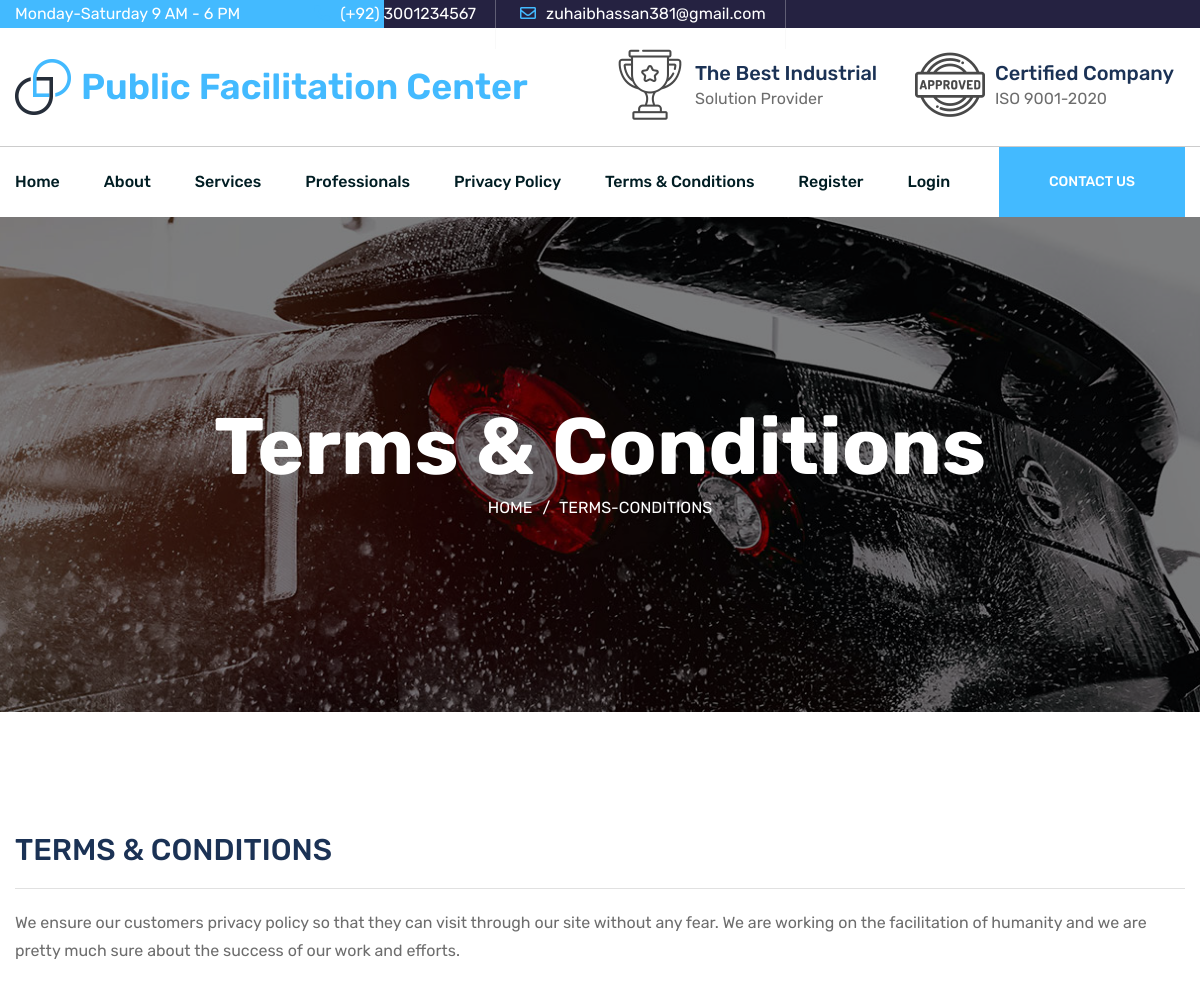
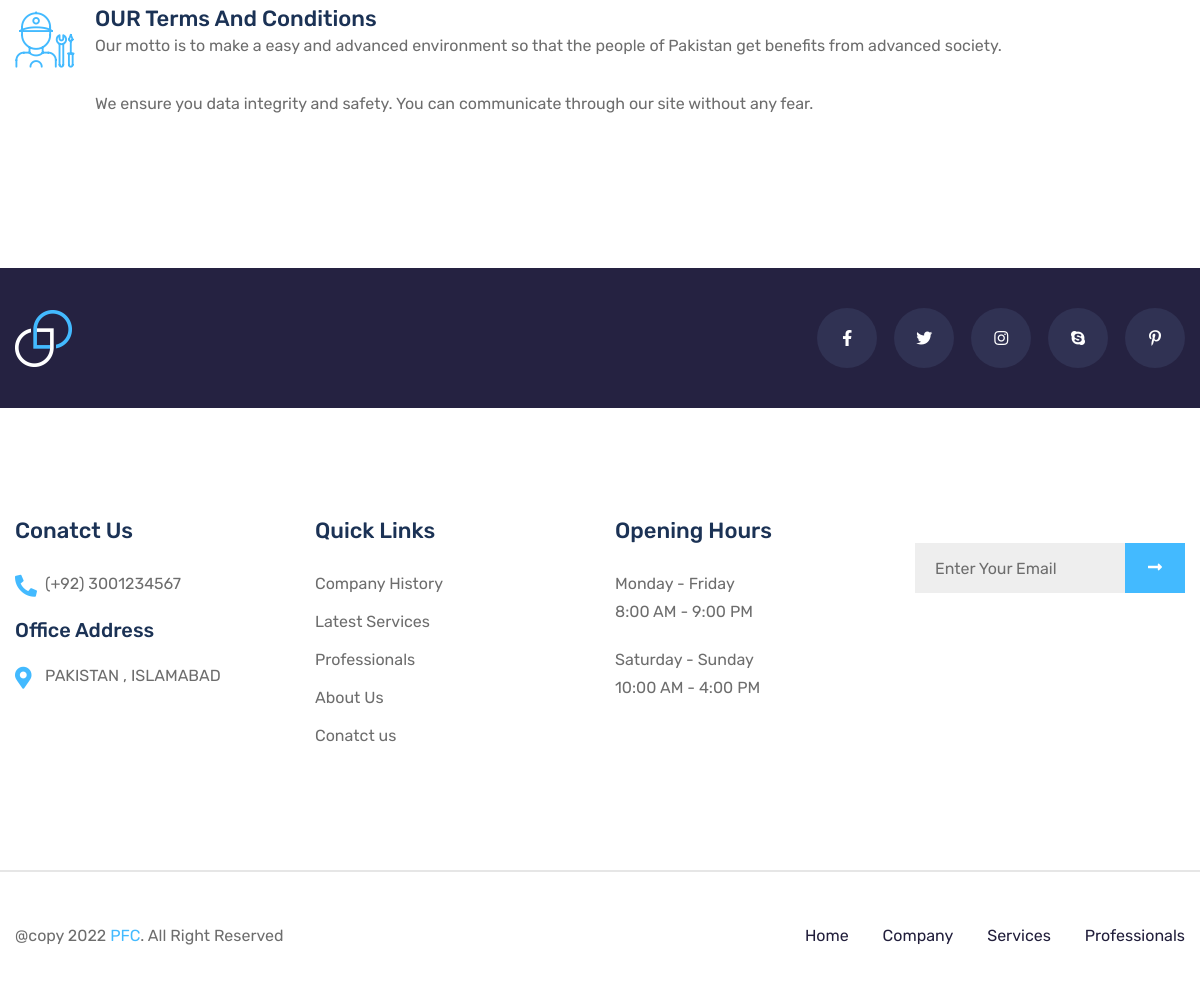
Screenshot of /terms-conditions with the database file from the repository (2 pictures, top to bottom).
### tables this page shows
CREATE TABLE `tbl_pages` (
  `page_id` int(11) NOT NULL,
  `page_type` varchar(255) NOT NULL DEFAULT 'general',
  `page_menu` int(11) NOT NULL DEFAULT 0,
  `page_parent` int(11) NOT NULL DEFAULT 0,
  `page_name` varchar(255) NOT NULL,
  `page_meta_title` varchar(100) NOT NULL,
  `page_title` varchar(255) NOT NULL,
  `page_detail` longtext DEFAULT NULL,
  `page_link` varchar(100) NOT NULL,
  `page_label` int(11) NOT NULL,
  `page_image` varchar(100) NOT NULL,
  `page_thumb` varchar(255) DEFAULT NULL,
  `page_embed_video` text DEFAULT NULL,
  `page_meta_desc` text DEFAULT NULL,
  `page_meta_keywords` text DEFAULT NULL,
  `page_footer` int(11) NOT NULL DEFAULT 0,
  `page_status` int(1) NOT NULL DEFAULT 1,
  `page_modify_date` timestamp NOT NULL DEFAULT current_timestamp(),
  `page_date` datetime NOT NULL,
  `page_order` int(11) NOT NULL
);

CREATE TABLE `tbl_texts` (
  `txt_id` int(11) NOT NULL,
  `txt_type` varchar(50) NOT NULL,
  `txt_data` longtext DEFAULT NULL
);

### includes/conn.php (called while the page is built, shortened)
<?php session_start();
if ($_SERVER['HTTP_HOST'] != 'localhost') {
    $hostname_dbconn = "localhost";
    $rating_dbname = "public";
    $username_dbconn = "root";
    $password_dbconn = '';
    $path = "http://localhost/public-facilitation-center/";
} else {
    $path = "http://localhost/public-facilitation-center/";
}

### includes/baseFunctions.php (called while the page is built, shortened)
<?php
function getTable($table, $where)
{
    global $conn;
    $sql = "SELECT * FROM " . $table . " WHERE " . $where;
    $ex = $conn->query($sql) or die($sql);
    $rs = $ex->fetch_array();
    return $rs;
}
?>

### inc_pages/terms-conditions.php (the view)
<?php
$pagename = $_REQUEST['page'];
$paging =  "SELECT * FROM tbl_pages WHERE page_name='" . $pagename . "'";
$exe = $conn->query($paging) or die(mysqli_error($conn));
$page = $exe->fetch_assoc();
?>
    <section class="breadcrumbs-area bg_cover" style="background-image: url(assets/images/bg/breadcrumb-bg-1.jpg);">
        <div class="container">
            <div class="row justify-content-center">
                <div class="col-lg-10">
                    <div class="breadcrumbs-content text-center">
                        <h1>Terms & Conditions</h1>
                        <ul>
                            <li><a href="#">Home</a></li>
                            <li class="active">Terms-Conditions</li>
                        </ul>
                    </div>
                </div>
            </div>
        </div>
    </section>
    <section class="service-details-section pt-120 pb-120">
        <?= $page['page_detail'] ?>
    </section>

### inc_pages/shared/footer.php (shortened to what this page needs)
<?php
        $footerrs = getTable('tbl_texts', " `txt_type` = 'footer' ");
        $footer = unserialize(stripslashes($footerrs['txt_data']));
        ?>
<footer class="footer-area">
    <div class="footer-top pt-40 pb-40">
        <div class="container">
            <div class="row align-items-center">
                <div class="col-lg-4">
                    <div class="brand-logo">
                        <a href="#"><img src="<?= $path ?>assets/images/logo/logo-2.png" class="img-fluid" alt=""></a>
                    </div>
                </div>
                <div class="col-lg-8">
                    <div class="social-box">
                        <ul>
                            <?php if ($site_facebook) { ?>
                    <li><a target="_blank" href="<?= $site_facebook ?>"><i class="fab fa-facebook-f"></i></a>
                    </li>
                    <?php } ?>
                    <?php if ($site_twitter) { ?>
                    <li><a target="_blank" href="<?= $site_twitter ?>"><i class="fab fa-twitter"></i></a></li>
                    <?php } ?>
                    <?php if ($site_instagram) { ?>
                    <li><a target="_blank" href="<?= $site_instagram ?>"><i class="fab fa-instagram"></i></a>
                    </li>
                    <?php } ?>
                    <?php if ($site_skype) { ?>
                    <li><a target="_blank" href="skype:<?= $site_skype ?>?call"><i class="fab fa-skype"></i></a>
                    </li>
                    <?php } ?>
                    <?php if ($site_pinterest) { ?>
                    <li><a target="_blank" href="<?= $site_pinterest ?>"><i class="fab fa-pinterest-p"></i></a>
                    </li>
                    <?php } ?>
                        </ul>
                    </div>
                </div>
            </div>
        </div>
    </div>
    <div class="footer-widget-area pt-110 pb-110">
        <div class="container">
            <div class="row">
                <div class="col-lg-3 col-md-6 col-sm-12">
                    <div class="widget contact-info-widget">
                        <h4 class="widget-title">Conatct Us</h4>
                        <div class="info-box mb-20">
                            <p><i class="fas fa-phone-alt"></i><a href="tel:+923035051247"><?= $site_phone ?></a></p>
                        </div>
                        <div class="info-box">
                            <h5 class="mb-20">Office Address</h5>
                            <p><i class="fas fa-map-marker-alt"></i><?= $site_address ?></p>
                        </div>
                    </div>
                </div>
                <div class="col-lg-3 col-md-6 col-sm-12">
                    <div class="widget quick-link-widget">
                        <h4 class="widget-title">Quick Links</h4>
                        <ul class="widget-link">
                            <li><a href="<?= $path ?>about">Company History</a></li>
                            <li><a href="<?= $path ?>service">Latest Services</a></li>
                            <li><a href="<?= $path ?>professionals">Professionals</a></li>
                            <li><a href="<?= $path ?>about">About Us</a></li>
                            <li><a href="<?= $path ?>contact">Conatct us</a></li>
                        </ul>
                    </div>
                </div>
                <div class="col-lg-3 col-md-6 col-sm-12">
                    <div class="widget opening-hours-widget">
                        <h4 class="widget-title">Opening Hours</h4>
                        <div class="info-box">
                            <p>Monday - Friday</p>
                            <p>8:00 AM - 9:00 PM</p>
                        </div>
                        <div class="info-box">
                            <p>Saturday - Sunday</p>
                            <p>10:00 AM - 4:00 PM</p>
                        </div>
                    </div>
                </div>
                <div class="col-lg-3 col-md-6 col-sm-12">
                    <div class="widget newsletters-widget">
                  <form action="#" method="post" data-url="<?= $path . 'send-newsletter' ?>" data-type="newsletter" class="newsletters-form contact-form newsletter">
                      <div class="form_group">
                          <input type="email" class="form_control" placeholder="Enter Your Email" name="email" required>
                          <button type="submit" class="icon submit"><img id="btn-loader" style="height: 25px;display:none;" src="<?= $path ?>assets/images/illustrations/btn-loader.svg" alt="Please wait...">
                              <span class="submit-text"><i class="fas fa-long-arrow-alt-right"></i></span></button>
                      </div>
                  </form>
              </div>
          </div>
            </div>
        </div>
    </div>
    <div class="footer-bootom-area">
        <div class="container">
            <div class="row">
                <div class="col-lg-6">
                    <div class="copyright-text">
                        <p><?= $footer['text_copyright'] ?></p>
                    </div>
                </div>
                <div class="col-lg-6">
                    <div class="footer-nav">
                        <ul>
                            <li><a href="<?= $path ?>">Home</a></li>
                            <li><a href="<?= $path ?>about">Company</a></li>
                            <li><a href="<?= $path ?>service">Services</a></li>
                            <li><a href="<?= $path ?>professionals">Professionals</a></li>
                        </ul>
                    </div>
                </div>
            </div>
        </div>
    </div>
</footer>

### assets/css/default.css (style rules this page uses)
.mb-20 { margin-bottom: 20px; }
.pt-40 { padding-top: 40px; }
.pt-110 { padding-top: 110px; }
.pt-120 { padding-top: 120px; }
.pb-40 { padding-bottom: 40px; }
.pb-110 { padding-bottom: 110px; }
.pb-120 { padding-bottom: 120px; }

### rows the page displays
tbl_pages: page_detail "TERMS & CONDITIONS We ensure our customers privacy policy so that they can visit through our site without any fear. We are working on the facilitation of humanity and we are pretty much sure about the success of our work and efforts. OUR Terms And Conditions Our motto is to make a easy and advanced environment so that the people of Pakistan get benefits from advanced society. We ensure you data integrity and safety. You can communicate through our site without any fear."
tbl_texts: txt_data "@copy 2022 PFC . All Right Reserved"

### other values shown
$site_phone "(+92) 3001234567"
$site_email "zuhaibhassan381@gmail.com"
$site_address "PAKISTAN , ISLAMABAD"
